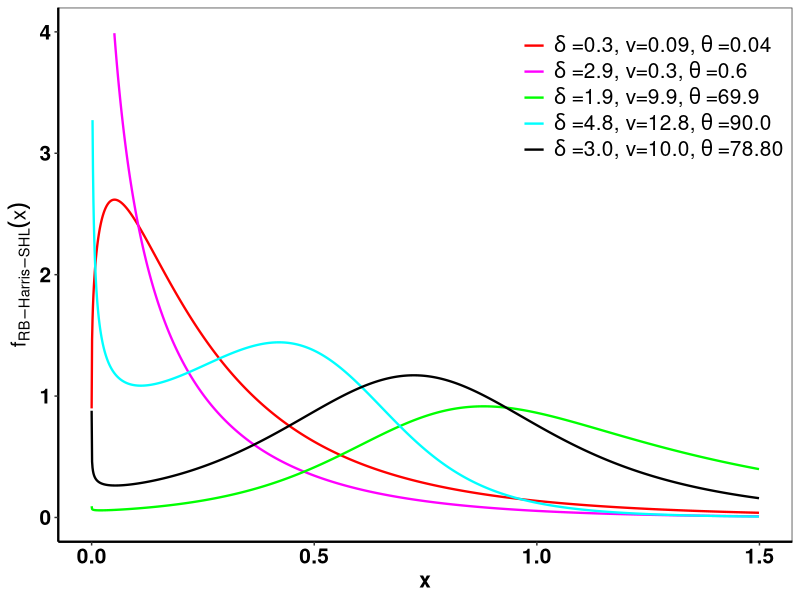
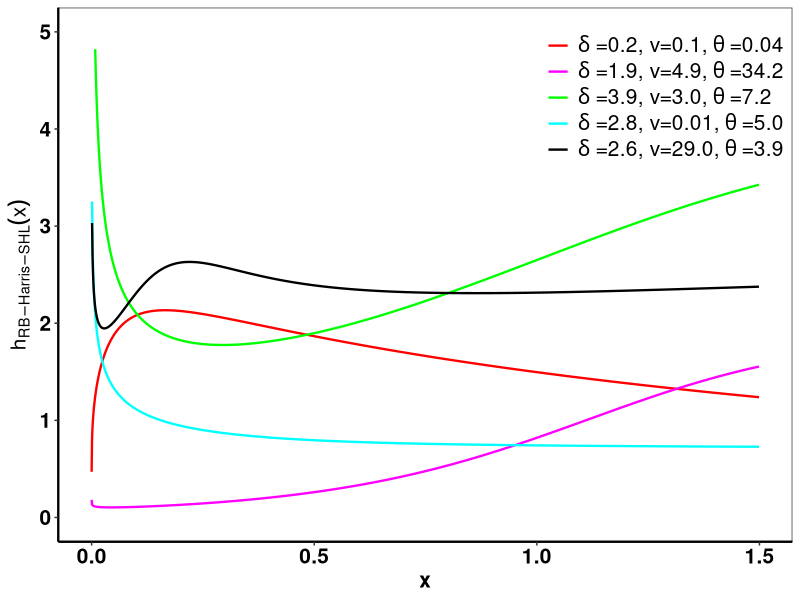
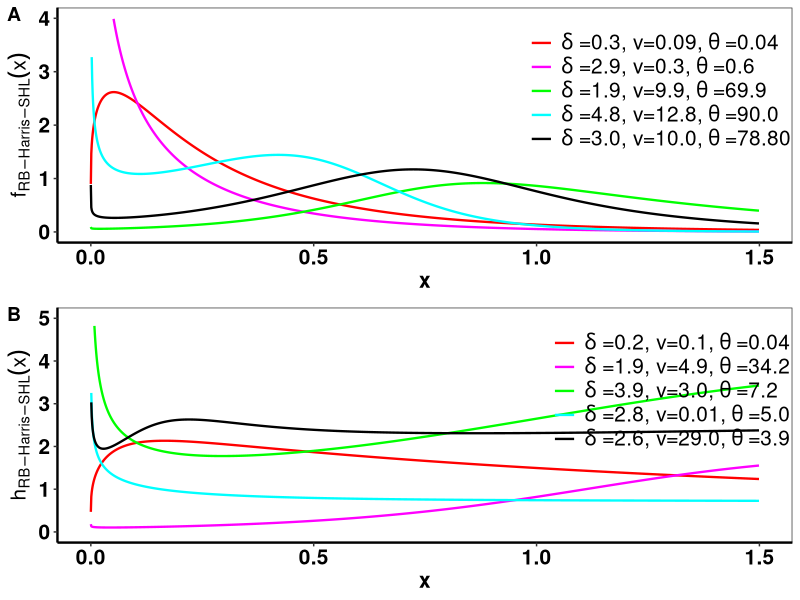
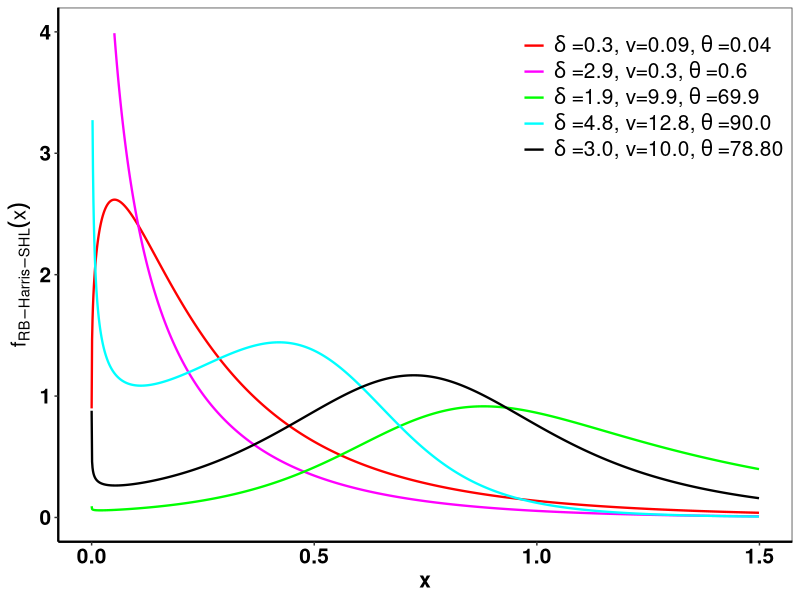
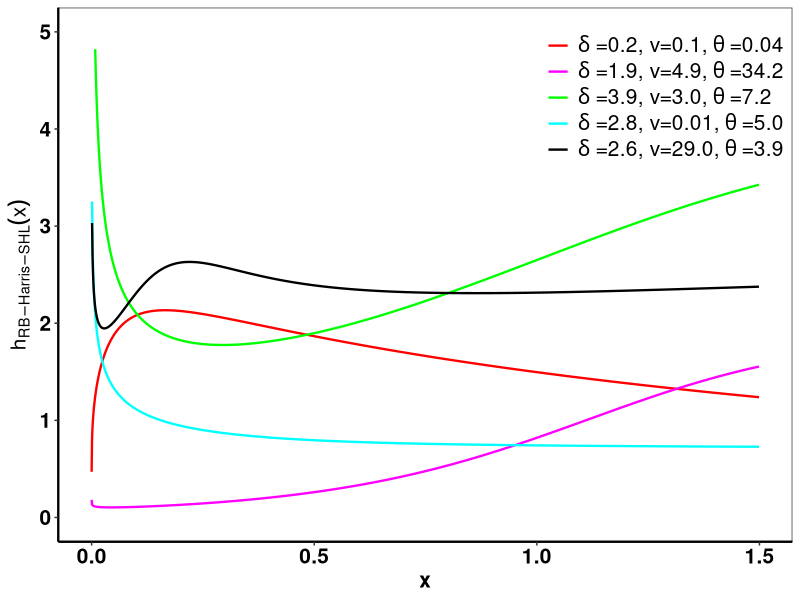
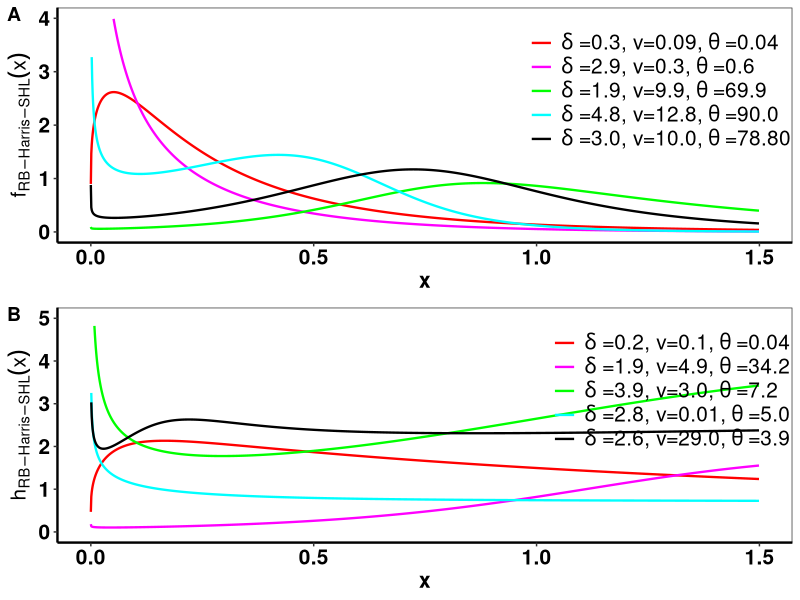

Write the R code that produced these figures, in order.
library(tidyverse)
######### pdfs B-Harris-SHL ###########
pdfs=function(x,delta,v,theta){
  y=((1/gamma(delta))*(theta^(1/v))*((2*exp(-x))/((1+exp(-x))^2))*((-log(1-((theta*(1-(1-exp(-x))/(1+exp(-x)))^v)/(1-(1-theta)*(1-(1-exp(-x))/(1+exp(-x)))^v))^(1/v)))^(delta-1))/(1-(1-theta)*(1-(1-exp(-x))/(1+exp(-x)))^v)^(1+(1/v))
  )
  return(y)
}

x_sim=seq(0.00001,1.5,by=0.001)
densities = data.frame(x=x_sim,
                 y1=pdfs(x_sim,0.3,0.09,.04),
                 y2=pdfs(x_sim,2.9,.3,.6),
                 y3=pdfs(x_sim,1.9,9.9,69.9),
                 y4=pdfs(x_sim,4.8,12.8,90.0),
                 y5=pdfs(x_sim,3.0,10.0,78.0)) %>%
pivot_longer(cols = -x,names_to = "Densities", values_to = "y")
  


densities %>% 
  ggplot(aes(x=x,y=y,colour=Densities)) +
  geom_line(lwd=.8) +
  scale_colour_manual("",
                      values = c("red", "magenta", "green","cyan","black","blue"),
                      labels = c(expression(delta ~ "=0.3, v=0.09,"~ theta ~"=0.04"),
                                 expression(delta ~ "=2.9, v=0.3,"~ theta ~"=0.6"),
                                 expression(delta ~ "=1.9, v=9.9,"~ theta ~"=69.9"),
                                 expression(delta ~ "=4.8, v=12.8,"~ theta ~"=90.0"),
                                 expression(delta ~ "=3.0, v=10.0,"~ theta ~"=78.80")))+
  scale_linetype_manual("",
                        values = c(1:5),
                        labels = c(expression(delta ~ "=0.3, v=0.09,"~ theta ~"=0.04"),
                                   expression(delta ~ "=2.9, v=0.3,"~ theta ~"=0.6"),
                                   expression(delta ~ "=1.9, v=9.9,"~ theta ~"=69.9"),
                                   expression(delta ~ "=4.8, v=12.8,"~ theta ~"=90.0"),
                                   expression(delta ~ "=3.0, v=10.0,"~ theta ~"=78.80"))) +
  ylim(0,4)+
  theme_bw()+
  theme(axis.text = element_text(face="bold",size = 15,color="black"), #axis font 
        axis.title = element_text(size=15,face="bold"),
        # legend.text = element_text(face="bold",size = 10), #uncomment if you want to bold
        legend.text = element_text(size = 15),  #legend font
        #legend.title = element_text(face="bold",size = 15),
        legend.text.align = 0,
        legend.position = c(0.99,1.0), #position of the legend
        legend.justification = c("right", "top"), # location of the legend within the specified location
        legend.box.just = "right",
        legend.margin = margin(1, 1, 1, 1), #change this will change the layout of the legend in the box created
        #legend.spacing.x = unit(1.0, 'cm'),
        axis.line.x.bottom = element_line(color = "black",size = 0.8), #control axis and its color  
        axis.line.y.left = element_line(color = "black", size = 0.8), #control axis
        panel.grid.major = element_blank(), panel.grid.minor = element_blank(),
        panel.background = element_blank(), axis.line = element_line(colour = "black"), #remove all grids, delete if you want grid mesh on
        legend.background = element_rect(fill = "transparent")) + #make transparent background in legend
  labs(y=bquote(f[RB-Harris-SHL](x))) -> gg1
print(gg1)

ggsave("pdfs_SHL.eps", gg1, width=18, height=17, units="cm", dpi=1080) #save with a specific dimension and resolution







######### hrts B-Harris-SHL ###########
hrt=function(x,delta,v,theta){
  y=((1/gamma(delta))*(theta^(1/v))*((2*exp(-x))/((1+exp(-x))^2))*((-log(1-((theta*(1-(1-exp(-x))/(1+exp(-x)))^v)/(1-(1-theta)*(1-(1-exp(-x))/(1+exp(-x)))^v))^(1/v)))^(delta-1))/(1-(1-theta)*(1-(1-exp(-x))/(1+exp(-x)))^v)^(1+(1/v))
  )/(pgamma(-log(1-((theta*(1-(1-exp(-x))/(1+exp(-x)))^v)/(1-(1-theta)*(1-(1-exp(-x))/(1+exp(-x)))^v))^(1/v)),delta)
  )
  return(y)
}

x_sim=seq(0.00001,1.5,by=0.001)
hratios = data.frame(x=x_sim,
                     y1=hrt(x_sim,0.2,0.1,.04),
                     y2=hrt(x_sim,1.9,4.9,34.2),
                     y3=hrt(x_sim,3.9,3.0,7.2),
                     y4=hrt(x_sim,2.8,.01,5.0),
                     y5=hrt(x_sim,2.6,29.0,3.9)) %>%
  pivot_longer(cols = -x,names_to = "Hratios", values_to = "y")



hratios %>% 
  ggplot(aes(x=x,y=y,colour=Hratios)) +
  geom_line(lwd=.8) +
  scale_colour_manual("",
                      values = c("red", "magenta", "green","cyan","black","blue"),
                      labels = c(expression(delta ~ "=0.2, v=0.1,"~ theta ~"=0.04"),
                                 expression(delta ~ "=1.9, v=4.9,"~ theta ~"=34.2"),
                                 expression(delta ~ "=3.9, v=3.0,"~ theta ~"=7.2"),
                                 expression(delta ~ "=2.8, v=0.01,"~ theta ~"=5.0"),
                                 expression(delta ~ "=2.6, v=29.0,"~ theta ~"=3.9")))+
  scale_linetype_manual("",
                        values = c(1:5),
                        labels = c(expression(delta ~ "=0.2, v=0.1,"~ theta ~"=0.04"),
                                   expression(delta ~ "=1.9, v=4.9,"~ theta ~"=34.2"),
                                   expression(delta ~ "=3.9, v=3.0,"~ theta ~"=7.2"),
                                   expression(delta ~ "=2.8, v=0.01,"~ theta ~"=5.0"),
                                   expression(delta ~ "=2.6, v=29.0,"~ theta ~"=3.9"))) +
  ylim(0,5)+
  theme_bw()+
  theme(axis.text = element_text(face="bold",size = 15,color="black"), #axis font 
        axis.title = element_text(size=15,face="bold"),
        # legend.text = element_text(face="bold",size = 10), #uncomment if you want to bold
        legend.text = element_text(size = 15),  #legend font
        #legend.title = element_text(face="bold",size = 15),
        legend.text.align = 0,
        legend.position = c(0.99,1.0), #position of the legend
        legend.justification = c("right", "top"), # location of the legend within the specified location
        legend.box.just = "right",
        legend.margin = margin(1, 1, 1, 1), #change this will change the layout of the legend in the box created
        #legend.spacing.x = unit(1.0, 'cm'),
        axis.line.x.bottom = element_line(color = "black",size = 0.8), #control axis and its color  
        axis.line.y.left = element_line(color = "black", size = 0.8), #control axis
        panel.grid.major = element_blank(), panel.grid.minor = element_blank(),
        panel.background = element_blank(), axis.line = element_line(colour = "black"), #remove all grids, delete if you want grid mesh on
        legend.background = element_rect(fill = "transparent")) + #make transparent background in legend
  labs(y=bquote(h[RB-Harris-SHL](x))) -> gg2
print(gg2)

ggsave("hrfs_SHL.eps", gg2, width=18, height=17, units="cm", dpi=1080) #save with a specific dimension and resolution


library(ggpubr)
gg= ggarrange(gg1,gg2,
              ncol = 1,
          labels = "AUTO"
            )
print(gg)
ggsave("pdfhrf_SHL.eps", gg, width=18, height=25, units="cm", dpi=1080) #save with a specific dimension and resolution

